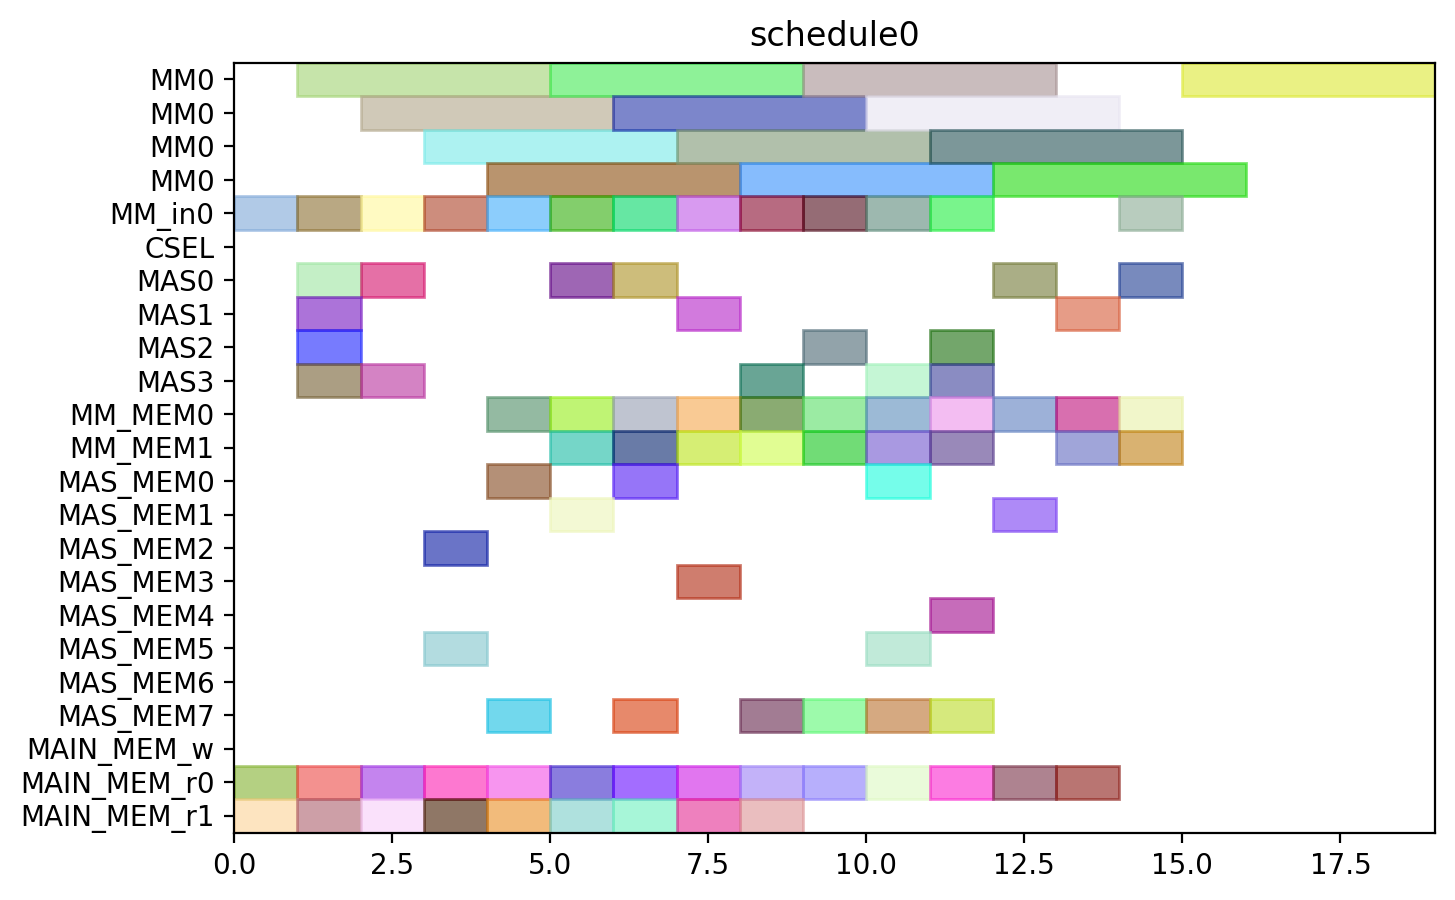

Recreate this plot in Python.
from pyschedule import Scenario, solvers, plotters, alt


def solve():
	horizon = 90
	S = Scenario("schedule0", horizon=horizon)

	# resource
	MM = S.Resources('MM', num=1, size=4)
	MM_in = S.Resources('MM_in', num=1)
	CSEL = S.Resource('CSEL')
	MAS = S.Resources('MAS', num=4, size=1, periods=range(1, horizon))
	MM_MEM = S.Resources('MM_MEM', num=2)
	MAS_MEM = S.Resources('MAS_MEM', num=8)
	MAIN_MEM_w = S.Resource('MAIN_MEM_w', size=1)
	MAIN_MEM_r = S.Resources('MAIN_MEM_r', num=2)

	# result of previous scheduling

	# new tasks
	t0_in = S.Task('t0_in', length=1, delay_cost=1)
	t0_in += alt(MM_in)
	t0 = S.Task('t0', length=4, delay_cost=1)
	t0 += alt(MM)
	S += t0>=t0_in

	t0_mem0 = S.Task('t0_mem0', length=1, delay_cost=1)
	t0_mem0 += MAIN_MEM_r[0]
	t0_mem1 = S.Task('t0_mem1', length=1, delay_cost=1)
	t0_mem1 += MAIN_MEM_r[1]
	t1_in = S.Task('t1_in', length=1, delay_cost=1)
	t1_in += alt(MM_in)
	t1 = S.Task('t1', length=4, delay_cost=1)
	t1 += alt(MM)
	S += t1>=t1_in

	t1_mem0 = S.Task('t1_mem0', length=1, delay_cost=1)
	t1_mem0 += MAIN_MEM_r[0]
	t1_mem1 = S.Task('t1_mem1', length=1, delay_cost=1)
	t1_mem1 += MAIN_MEM_r[1]
	t2_in = S.Task('t2_in', length=1, delay_cost=1)
	t2_in += alt(MM_in)
	t2 = S.Task('t2', length=4, delay_cost=1)
	t2 += alt(MM)
	S += t2>=t2_in

	t2_mem0 = S.Task('t2_mem0', length=1, delay_cost=1)
	t2_mem0 += MAIN_MEM_r[0]
	t2_mem1 = S.Task('t2_mem1', length=1, delay_cost=1)
	t2_mem1 += MAIN_MEM_r[1]
	t3 = S.Task('t3', length=1, delay_cost=1)
	t3 += alt(MAS)

	t3_mem0 = S.Task('t3_mem0', length=1, delay_cost=1)
	t3_mem0 += MAIN_MEM_r[0]
	t3_mem1 = S.Task('t3_mem1', length=1, delay_cost=1)
	t3_mem1 += MAIN_MEM_r[1]
	t4 = S.Task('t4', length=1, delay_cost=1)
	t4 += alt(MAS)

	t4_mem0 = S.Task('t4_mem0', length=1, delay_cost=1)
	t4_mem0 += MAIN_MEM_r[0]
	t4_mem1 = S.Task('t4_mem1', length=1, delay_cost=1)
	t4_mem1 += MAIN_MEM_r[1]
	t8 = S.Task('t8', length=1, delay_cost=1)
	t8 += alt(MAS)

	t8_mem0 = S.Task('t8_mem0', length=1, delay_cost=1)
	t8_mem0 += MAIN_MEM_r[0]
	t8_mem1 = S.Task('t8_mem1', length=1, delay_cost=1)
	t8_mem1 += MAIN_MEM_r[1]
	t9 = S.Task('t9', length=1, delay_cost=1)
	t9 += alt(MAS)

	t9_mem0 = S.Task('t9_mem0', length=1, delay_cost=1)
	t9_mem0 += MAIN_MEM_r[0]
	t9_mem1 = S.Task('t9_mem1', length=1, delay_cost=1)
	t9_mem1 += MAIN_MEM_r[1]
	t13 = S.Task('t13', length=1, delay_cost=1)
	t13 += alt(MAS)

	t13_mem0 = S.Task('t13_mem0', length=1, delay_cost=1)
	t13_mem0 += MAIN_MEM_r[0]
	t13_mem1 = S.Task('t13_mem1', length=1, delay_cost=1)
	t13_mem1 += MAIN_MEM_r[1]
	t14 = S.Task('t14', length=1, delay_cost=1)
	t14 += alt(MAS)

	t14_mem0 = S.Task('t14_mem0', length=1, delay_cost=1)
	t14_mem0 += MAIN_MEM_r[0]
	t14_mem1 = S.Task('t14_mem1', length=1, delay_cost=1)
	t14_mem1 += MAIN_MEM_r[1]
	t5_in = S.Task('t5_in', length=1, delay_cost=1)
	t5_in += alt(MM_in)
	t5 = S.Task('t5', length=4, delay_cost=1)
	t5 += alt(MM)
	S += t5>=t5_in

	t5_mem0 = S.Task('t5_mem0', length=1, delay_cost=1)
	t5_mem0 += alt(MAS_MEM)
	S += (t3*MAS[0])-1 < t5_mem0*MAS_MEM[0]
	S += (t3*MAS[1])-1 < t5_mem0*MAS_MEM[2]
	S += (t3*MAS[2])-1 < t5_mem0*MAS_MEM[4]
	S += (t3*MAS[3])-1 < t5_mem0*MAS_MEM[6]
	S += t5_mem0 <= t5

	t5_mem1 = S.Task('t5_mem1', length=1, delay_cost=1)
	t5_mem1 += alt(MAS_MEM)
	S += (t4*MAS[0])-1 < t5_mem1*MAS_MEM[1]
	S += (t4*MAS[1])-1 < t5_mem1*MAS_MEM[3]
	S += (t4*MAS[2])-1 < t5_mem1*MAS_MEM[5]
	S += (t4*MAS[3])-1 < t5_mem1*MAS_MEM[7]
	S += t5_mem1 <= t5

	t6 = S.Task('t6', length=1, delay_cost=1)
	t6 += alt(MAS)

	t6_mem0 = S.Task('t6_mem0', length=1, delay_cost=1)
	t6_mem0 += alt(MM_MEM)
	S += (t0*MM[0])-1 < t6_mem0*MM_MEM[0]
	S += t6_mem0 <= t6

	t6_mem1 = S.Task('t6_mem1', length=1, delay_cost=1)
	t6_mem1 += alt(MM_MEM)
	S += (t1*MM[0])-1 < t6_mem1*MM_MEM[1]
	S += t6_mem1 <= t6

	t10_in = S.Task('t10_in', length=1, delay_cost=1)
	t10_in += alt(MM_in)
	t10 = S.Task('t10', length=4, delay_cost=1)
	t10 += alt(MM)
	S += t10>=t10_in

	t10_mem0 = S.Task('t10_mem0', length=1, delay_cost=1)
	t10_mem0 += alt(MAS_MEM)
	S += (t8*MAS[0])-1 < t10_mem0*MAS_MEM[0]
	S += (t8*MAS[1])-1 < t10_mem0*MAS_MEM[2]
	S += (t8*MAS[2])-1 < t10_mem0*MAS_MEM[4]
	S += (t8*MAS[3])-1 < t10_mem0*MAS_MEM[6]
	S += t10_mem0 <= t10

	t10_mem1 = S.Task('t10_mem1', length=1, delay_cost=1)
	t10_mem1 += alt(MAS_MEM)
	S += (t9*MAS[0])-1 < t10_mem1*MAS_MEM[1]
	S += (t9*MAS[1])-1 < t10_mem1*MAS_MEM[3]
	S += (t9*MAS[2])-1 < t10_mem1*MAS_MEM[5]
	S += (t9*MAS[3])-1 < t10_mem1*MAS_MEM[7]
	S += t10_mem1 <= t10

	t11 = S.Task('t11', length=1, delay_cost=1)
	t11 += alt(MAS)

	t11_mem0 = S.Task('t11_mem0', length=1, delay_cost=1)
	t11_mem0 += alt(MM_MEM)
	S += (t1*MM[0])-1 < t11_mem0*MM_MEM[0]
	S += t11_mem0 <= t11

	t11_mem1 = S.Task('t11_mem1', length=1, delay_cost=1)
	t11_mem1 += alt(MM_MEM)
	S += (t2*MM[0])-1 < t11_mem1*MM_MEM[1]
	S += t11_mem1 <= t11

	t15_in = S.Task('t15_in', length=1, delay_cost=1)
	t15_in += alt(MM_in)
	t15 = S.Task('t15', length=4, delay_cost=1)
	t15 += alt(MM)
	S += t15>=t15_in

	t15_mem0 = S.Task('t15_mem0', length=1, delay_cost=1)
	t15_mem0 += alt(MAS_MEM)
	S += (t13*MAS[0])-1 < t15_mem0*MAS_MEM[0]
	S += (t13*MAS[1])-1 < t15_mem0*MAS_MEM[2]
	S += (t13*MAS[2])-1 < t15_mem0*MAS_MEM[4]
	S += (t13*MAS[3])-1 < t15_mem0*MAS_MEM[6]
	S += t15_mem0 <= t15

	t15_mem1 = S.Task('t15_mem1', length=1, delay_cost=1)
	t15_mem1 += alt(MAS_MEM)
	S += (t14*MAS[0])-1 < t15_mem1*MAS_MEM[1]
	S += (t14*MAS[1])-1 < t15_mem1*MAS_MEM[3]
	S += (t14*MAS[2])-1 < t15_mem1*MAS_MEM[5]
	S += (t14*MAS[3])-1 < t15_mem1*MAS_MEM[7]
	S += t15_mem1 <= t15

	t16 = S.Task('t16', length=1, delay_cost=1)
	t16 += alt(MAS)

	t16_mem0 = S.Task('t16_mem0', length=1, delay_cost=1)
	t16_mem0 += alt(MM_MEM)
	S += (t0*MM[0])-1 < t16_mem0*MM_MEM[0]
	S += t16_mem0 <= t16

	t16_mem1 = S.Task('t16_mem1', length=1, delay_cost=1)
	t16_mem1 += alt(MM_MEM)
	S += (t2*MM[0])-1 < t16_mem1*MM_MEM[1]
	S += t16_mem1 <= t16

	t19_in = S.Task('t19_in', length=1, delay_cost=1)
	t19_in += alt(MM_in)
	t19 = S.Task('t19', length=4, delay_cost=1)
	t19 += alt(MM)
	S += t19>=t19_in

	t19_mem0 = S.Task('t19_mem0', length=1, delay_cost=1)
	t19_mem0 += MAIN_MEM_r[0]
	t19_mem1 = S.Task('t19_mem1', length=1, delay_cost=1)
	t19_mem1 += alt(MM_MEM)
	S += (t2*MM[0])-1 < t19_mem1*MM_MEM[1]
	S += t19_mem1 <= t19

	t24 = S.Task('t24', length=1, delay_cost=1)
	t24 += alt(MAS)

	t24_mem0 = S.Task('t24_mem0', length=1, delay_cost=1)
	t24_mem0 += alt(MM_MEM)
	S += (t0*MM[0])-1 < t24_mem0*MM_MEM[0]
	S += t24_mem0 <= t24

	t26_in = S.Task('t26_in', length=1, delay_cost=1)
	t26_in += alt(MM_in)
	t26 = S.Task('t26', length=4, delay_cost=1)
	t26 += alt(MM)
	S += t26>=t26_in

	t26_mem0 = S.Task('t26_mem0', length=1, delay_cost=1)
	t26_mem0 += MAIN_MEM_r[0]
	t26_mem1 = S.Task('t26_mem1', length=1, delay_cost=1)
	t26_mem1 += alt(MM_MEM)
	S += (t2*MM[0])-1 < t26_mem1*MM_MEM[1]
	S += t26_mem1 <= t26

	t7 = S.Task('t7', length=1, delay_cost=1)
	t7 += alt(MAS)

	t7_mem0 = S.Task('t7_mem0', length=1, delay_cost=1)
	t7_mem0 += alt(MM_MEM)
	S += (t5*MM[0])-1 < t7_mem0*MM_MEM[0]
	S += t7_mem0 <= t7

	t7_mem1 = S.Task('t7_mem1', length=1, delay_cost=1)
	t7_mem1 += alt(MAS_MEM)
	S += (t6*MAS[0])-1 < t7_mem1*MAS_MEM[1]
	S += (t6*MAS[1])-1 < t7_mem1*MAS_MEM[3]
	S += (t6*MAS[2])-1 < t7_mem1*MAS_MEM[5]
	S += (t6*MAS[3])-1 < t7_mem1*MAS_MEM[7]
	S += t7_mem1 <= t7

	t12 = S.Task('t12', length=1, delay_cost=1)
	t12 += alt(MAS)

	t12_mem0 = S.Task('t12_mem0', length=1, delay_cost=1)
	t12_mem0 += alt(MM_MEM)
	S += (t10*MM[0])-1 < t12_mem0*MM_MEM[0]
	S += t12_mem0 <= t12

	t12_mem1 = S.Task('t12_mem1', length=1, delay_cost=1)
	t12_mem1 += alt(MAS_MEM)
	S += (t11*MAS[0])-1 < t12_mem1*MAS_MEM[1]
	S += (t11*MAS[1])-1 < t12_mem1*MAS_MEM[3]
	S += (t11*MAS[2])-1 < t12_mem1*MAS_MEM[5]
	S += (t11*MAS[3])-1 < t12_mem1*MAS_MEM[7]
	S += t12_mem1 <= t12

	t17 = S.Task('t17', length=1, delay_cost=1)
	t17 += alt(MAS)

	t17_mem0 = S.Task('t17_mem0', length=1, delay_cost=1)
	t17_mem0 += alt(MM_MEM)
	S += (t15*MM[0])-1 < t17_mem0*MM_MEM[0]
	S += t17_mem0 <= t17

	t17_mem1 = S.Task('t17_mem1', length=1, delay_cost=1)
	t17_mem1 += alt(MAS_MEM)
	S += (t16*MAS[0])-1 < t17_mem1*MAS_MEM[1]
	S += (t16*MAS[1])-1 < t17_mem1*MAS_MEM[3]
	S += (t16*MAS[2])-1 < t17_mem1*MAS_MEM[5]
	S += (t16*MAS[3])-1 < t17_mem1*MAS_MEM[7]
	S += t17_mem1 <= t17

	t25 = S.Task('t25', length=1, delay_cost=1)
	t25 += alt(MAS)

	t25_mem0 = S.Task('t25_mem0', length=1, delay_cost=1)
	t25_mem0 += alt(MM_MEM)
	S += (t0*MM[0])-1 < t25_mem0*MM_MEM[0]
	S += t25_mem0 <= t25

	t25_mem1 = S.Task('t25_mem1', length=1, delay_cost=1)
	t25_mem1 += alt(MAS_MEM)
	S += (t24*MAS[0])-1 < t25_mem1*MAS_MEM[1]
	S += (t24*MAS[1])-1 < t25_mem1*MAS_MEM[3]
	S += (t24*MAS[2])-1 < t25_mem1*MAS_MEM[5]
	S += (t24*MAS[3])-1 < t25_mem1*MAS_MEM[7]
	S += t25_mem1 <= t25

	t29 = S.Task('t29', length=1, delay_cost=1)
	t29 += alt(MAS)

	t29_mem0 = S.Task('t29_mem0', length=1, delay_cost=1)
	t29_mem0 += alt(MM_MEM)
	S += (t0*MM[0])-1 < t29_mem0*MM_MEM[0]
	S += t29_mem0 <= t29

	t29_mem1 = S.Task('t29_mem1', length=1, delay_cost=1)
	t29_mem1 += alt(MM_MEM)
	S += (t26*MM[0])-1 < t29_mem1*MM_MEM[1]
	S += t29_mem1 <= t29

	t18_in = S.Task('t18_in', length=1, delay_cost=1)
	t18_in += alt(MM_in)
	t18 = S.Task('t18', length=4, delay_cost=1)
	t18 += alt(MM)
	S += t18>=t18_in

	t18_mem0 = S.Task('t18_mem0', length=1, delay_cost=1)
	t18_mem0 += MAIN_MEM_r[0]
	t18_mem1 = S.Task('t18_mem1', length=1, delay_cost=1)
	t18_mem1 += alt(MAS_MEM)
	S += (t12*MAS[0])-1 < t18_mem1*MAS_MEM[1]
	S += (t12*MAS[1])-1 < t18_mem1*MAS_MEM[3]
	S += (t12*MAS[2])-1 < t18_mem1*MAS_MEM[5]
	S += (t12*MAS[3])-1 < t18_mem1*MAS_MEM[7]
	S += t18_mem1 <= t18

	t27_in = S.Task('t27_in', length=1, delay_cost=1)
	t27_in += alt(MM_in)
	t27 = S.Task('t27', length=4, delay_cost=1)
	t27 += alt(MM)
	S += t27>=t27_in

	t27_mem0 = S.Task('t27_mem0', length=1, delay_cost=1)
	t27_mem0 += MAIN_MEM_r[0]
	t27_mem1 = S.Task('t27_mem1', length=1, delay_cost=1)
	t27_mem1 += alt(MAS_MEM)
	S += (t12*MAS[0])-1 < t27_mem1*MAS_MEM[1]
	S += (t12*MAS[1])-1 < t27_mem1*MAS_MEM[3]
	S += (t12*MAS[2])-1 < t27_mem1*MAS_MEM[5]
	S += (t12*MAS[3])-1 < t27_mem1*MAS_MEM[7]
	S += t27_mem1 <= t27

	t28 = S.Task('t28', length=1, delay_cost=1)
	t28 += alt(MAS)

	t28_mem0 = S.Task('t28_mem0', length=1, delay_cost=1)
	t28_mem0 += alt(MAS_MEM)
	S += (t25*MAS[0])-1 < t28_mem0*MAS_MEM[0]
	S += (t25*MAS[1])-1 < t28_mem0*MAS_MEM[2]
	S += (t25*MAS[2])-1 < t28_mem0*MAS_MEM[4]
	S += (t25*MAS[3])-1 < t28_mem0*MAS_MEM[6]
	S += t28_mem0 <= t28

	t28_mem1 = S.Task('t28_mem1', length=1, delay_cost=1)
	t28_mem1 += alt(MM_MEM)
	S += (t26*MM[0])-1 < t28_mem1*MM_MEM[1]
	S += t28_mem1 <= t28

	t30_in = S.Task('t30_in', length=1, delay_cost=1)
	t30_in += alt(MM_in)
	t30 = S.Task('t30', length=4, delay_cost=1)
	t30 += alt(MM)
	S += t30>=t30_in

	t30_mem0 = S.Task('t30_mem0', length=1, delay_cost=1)
	t30_mem0 += MAIN_MEM_r[0]
	t30_mem1 = S.Task('t30_mem1', length=1, delay_cost=1)
	t30_mem1 += alt(MAS_MEM)
	S += (t29*MAS[0])-1 < t30_mem1*MAS_MEM[1]
	S += (t29*MAS[1])-1 < t30_mem1*MAS_MEM[3]
	S += (t29*MAS[2])-1 < t30_mem1*MAS_MEM[5]
	S += (t29*MAS[3])-1 < t30_mem1*MAS_MEM[7]
	S += t30_mem1 <= t30

	t20 = S.Task('t20', length=1, delay_cost=1)
	t20 += alt(MAS)

	t20_mem0 = S.Task('t20_mem0', length=1, delay_cost=1)
	t20_mem0 += alt(MM_MEM)
	S += (t19*MM[0])-1 < t20_mem0*MM_MEM[0]
	S += t20_mem0 <= t20

	t20_mem1 = S.Task('t20_mem1', length=1, delay_cost=1)
	t20_mem1 += alt(MM_MEM)
	S += (t18*MM[0])-1 < t20_mem1*MM_MEM[1]
	S += t20_mem1 <= t20

	t31_in = S.Task('t31_in', length=1, delay_cost=1)
	t31_in += alt(MM_in)
	t31 = S.Task('t31', length=4, delay_cost=1)
	t31 += alt(MM)
	S += t31>=t31_in

	t31_mem0 = S.Task('t31_mem0', length=1, delay_cost=1)
	t31_mem0 += alt(MM_MEM)
	S += (t27*MM[0])-1 < t31_mem0*MM_MEM[0]
	S += t31_mem0 <= t31

	t31_mem1 = S.Task('t31_mem1', length=1, delay_cost=1)
	t31_mem1 += alt(MM_MEM)
	S += (t30*MM[0])-1 < t31_mem1*MM_MEM[1]
	S += t31_mem1 <= t31

	t35_in = S.Task('t35_in', length=1, delay_cost=1)
	t35_in += alt(MM_in)
	t35 = S.Task('t35', length=4, delay_cost=1)
	t35 += alt(MM)
	S += t35>=t35_in

	t35_mem0 = S.Task('t35_mem0', length=1, delay_cost=1)
	t35_mem0 += alt(MAS_MEM)
	S += (t7*MAS[0])-1 < t35_mem0*MAS_MEM[0]
	S += (t7*MAS[1])-1 < t35_mem0*MAS_MEM[2]
	S += (t7*MAS[2])-1 < t35_mem0*MAS_MEM[4]
	S += (t7*MAS[3])-1 < t35_mem0*MAS_MEM[6]
	S += t35_mem0 <= t35

	t35_mem1 = S.Task('t35_mem1', length=1, delay_cost=1)
	t35_mem1 += alt(MAS_MEM)
	S += (t28*MAS[0])-1 < t35_mem1*MAS_MEM[1]
	S += (t28*MAS[1])-1 < t35_mem1*MAS_MEM[3]
	S += (t28*MAS[2])-1 < t35_mem1*MAS_MEM[5]
	S += (t28*MAS[3])-1 < t35_mem1*MAS_MEM[7]
	S += t35_mem1 <= t35

	solvers.mip.solve(S,msg=1,kind='CPLEX',ratio_gap=1.01)

	solution = [['hoge']*len(S.solution()[1]) for i in range(len(S.solution()))]
	for i in range(len(S.solution())):
		for j in range(len(S.solution()[i])):
			solution[i][j]=str(S.solution()[i][j])
	print(solution)

	cycles = int(solution[-1][3])

	pic_file_name = "/home/mfukuda/ABE/multiRAM_multiMAS_16mux/scheduling_result/stage4MM1_stage1MAS4/EP_ADD_A_ANY/schedule0.png"
	if(S.solution() != []):
		plotters.matplotlib.plot(S,img_filename=pic_file_name, show_task_labels=False, fig_size=(cycles*0.25+3, 5))

	return solution
